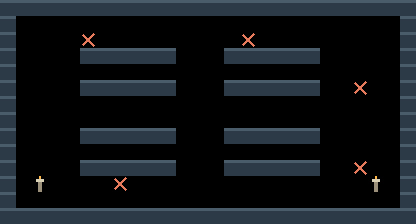

Tiled map render using the project's own tile images. Description and the whole map definition, tile-layer contents included, below:
An orthogonal 26x14 tile map with 16x16 px tiles, 2 tile layers (terreno, marcadores).

<map version="1.10" tiledversion="1.11.0" orientation="orthogonal" renderorder="right-down" width="26" height="14" tilewidth="16" tileheight="16" infinite="0" nextlayerid="3" nextobjectid="1">
 <properties>
  <property name="tipo" value="cat_combate" />
  <property name="nombre" value="bancos" />
 </properties>
 <tileset firstgid="1" source="muelle.tsx" />
 <layer id="1" name="terreno" width="26" height="14">
  <data encoding="csv">
1,1,1,1,1,1,1,1,1,1,1,1,1,1,1,1,1,1,1,1,1,1,1,1,1,1,
1,0,0,0,0,0,0,0,0,0,0,0,0,0,0,0,0,0,0,0,0,0,0,0,0,1,
1,0,0,0,0,0,0,0,0,0,0,0,0,0,0,0,0,0,0,0,0,0,0,0,0,1,
1,0,0,0,0,1,1,1,1,1,1,0,0,0,1,1,1,1,1,1,0,0,0,0,0,1,
1,0,0,0,0,0,0,0,0,0,0,0,0,0,0,0,0,0,0,0,0,0,0,0,0,1,
1,0,0,0,0,1,1,1,1,1,1,0,0,0,1,1,1,1,1,1,0,0,0,0,0,1,
1,0,0,0,0,0,0,0,0,0,0,0,0,0,0,0,0,0,0,0,0,0,0,0,0,1,
1,0,0,0,0,0,0,0,0,0,0,0,0,0,0,0,0,0,0,0,0,0,0,0,0,1,
1,0,0,0,0,1,1,1,1,1,1,0,0,0,1,1,1,1,1,1,0,0,0,0,0,1,
1,0,0,0,0,0,0,0,0,0,0,0,0,0,0,0,0,0,0,0,0,0,0,0,0,1,
1,0,0,0,0,1,1,1,1,1,1,0,0,0,1,1,1,1,1,1,0,0,0,0,0,1,
1,0,6,0,0,0,0,0,0,0,0,0,0,0,0,0,0,0,0,0,0,0,0,6,0,1,
1,0,0,0,0,0,0,0,0,0,0,0,0,0,0,0,0,0,0,0,0,0,0,0,0,1,
1,1,1,1,1,1,1,1,1,1,1,1,1,1,1,1,1,1,1,1,1,1,1,1,1,1
</data>
 </layer>
 <layer id="2" name="marcadores" width="26" height="14">
  <data encoding="csv">
0,0,0,0,0,0,0,0,0,0,0,0,0,0,0,0,0,0,0,0,0,0,0,0,0,0,
0,0,0,0,0,0,0,0,0,0,0,0,0,0,0,0,0,0,0,0,0,0,0,0,0,0,
0,0,0,0,0,3,0,0,0,0,0,0,0,0,0,3,0,0,0,0,0,0,0,0,0,0,
0,0,0,0,0,0,0,0,0,0,0,0,0,0,0,0,0,0,0,0,0,0,0,0,0,0,
0,0,0,0,0,0,0,0,0,0,0,0,0,0,0,0,0,0,0,0,0,0,0,0,0,0,
0,0,0,0,0,0,0,0,0,0,0,0,0,0,0,0,0,0,0,0,0,0,3,0,0,0,
0,0,0,0,0,0,0,0,0,0,0,0,0,0,0,0,0,0,0,0,0,0,0,0,0,0,
0,0,0,0,0,0,0,0,0,0,0,0,0,0,0,0,0,0,0,0,0,0,0,0,0,0,
0,0,0,0,0,0,0,0,0,0,0,0,0,0,0,0,0,0,0,0,0,0,0,0,0,0,
0,0,0,0,0,0,0,0,0,0,0,0,0,0,0,0,0,0,0,0,0,0,0,0,0,0,
0,0,0,0,0,0,0,0,0,0,0,0,0,0,0,0,0,0,0,0,0,0,3,0,0,0,
0,0,0,0,0,0,0,3,0,0,0,0,0,0,0,0,0,0,0,0,0,0,0,0,0,0,
0,0,0,0,0,0,0,0,0,0,0,0,0,0,0,0,0,0,0,0,0,0,0,0,0,0,
0,0,0,0,0,0,0,0,0,0,0,0,0,0,0,0,0,0,0,0,0,0,0,0,0,0
</data>
 </layer>
</map>
